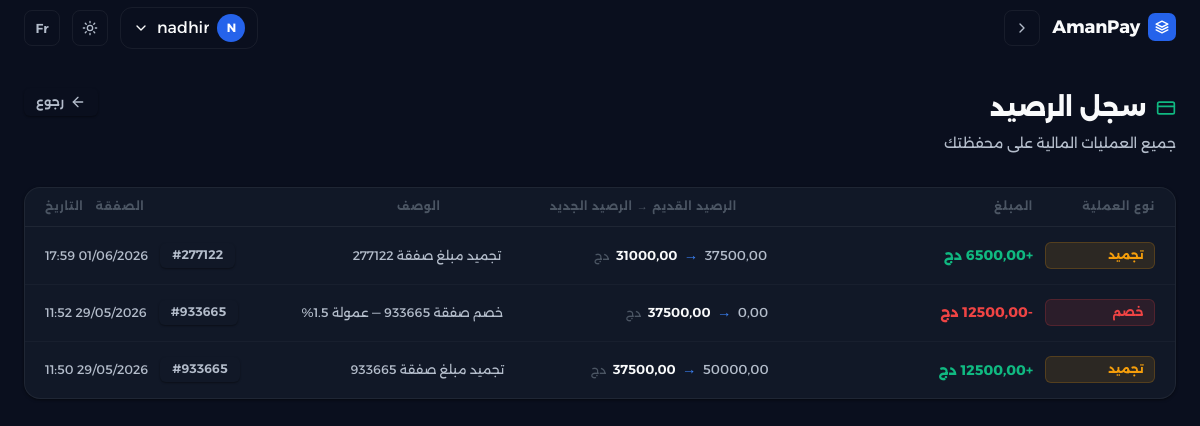
The page /transactions/wallet/history/ (signed in) on the database its author committed.
### accounts/models.py (models this page shows, shortened)
class User(AbstractUser):
    class Role(models.TextChoices):
        BUYER = 'BUYER', _('مشتري')
        SELLER = 'SELLER', _('بائع')
        DELIVERY = 'DELIVERY', _('شركة توصيل')
    role = models.CharField(
        max_length=10,
        choices=Role.choices,
        verbose_name=_('الدور'),
    )
    phone = models.CharField(
        max_length=20,
        blank=True,
        verbose_name=_('رقم الهاتف'),
    )
    store_name = models.CharField(
        max_length=150,
        blank=True,
        verbose_name=_('اسم المتجر'),
    )
    store_description = models.TextField(
        blank=True,
        verbose_name=_('وصف المتجر'),
    )
    national_id = models.CharField(
        max_length=18,
        blank=True,
        null=True,
        verbose_name=_('رقم التعريف الوطني'),
    )
    commercial_register = models.CharField(
        max_length=20,
        blank=True,
        null=True,
        verbose_name=_('رقم السجل التجاري'),
    )
    company_name = models.CharField(
        max_length=150,
        blank=True,
        verbose_name=_('اسم شركة التوصيل'),
    )
    company_registration = models.CharField(
        max_length=100,
        blank=True,
        verbose_name=_('رقم تسجيل الشركة'),
    )
    is_verified = models.BooleanField(
        default=False,
        verbose_name=_('موثق'),
    )
    class Meta:
        verbose_name = _('مستخدم')
        verbose_name_plural = _('المستخدمون')

class WalletTransaction(models.Model):
    TYPE_CHOICES = [
        ('CREDIT',   _('إيداع')),
        ('DEBIT',    _('خصم')),
        ('FREEZE',   _('تجميد')),
        ('UNFREEZE', _('فك تجميد')),
        ('RELEASE',  _('تحرير')),
    ]
    wallet = models.ForeignKey(
        Wallet,
        on_delete=models.CASCADE,
        related_name='transactions_log',
        verbose_name=_('المحفظة'),
    )
    transaction = models.ForeignKey(
        'transactions.Transaction',
        on_delete=models.SET_NULL,
        null=True,
        blank=True,
        verbose_name=_('الصفقة'),
    )
    type = models.CharField(
        max_length=10,
        choices=TYPE_CHOICES,
        verbose_name=_('النوع'),
    )
    amount = models.DecimalField(
        max_digits=12,
        decimal_places=2,
        verbose_name=_('المبلغ'),
    )
    balance_before = models.DecimalField(
        max_digits=12,
        decimal_places=2,
        default=0,
        verbose_name=_('الرصيد قبل العملية'),
    )
    balance_after = models.DecimalField(
        max_digits=12,
        decimal_places=2,
        verbose_name=_('الرصيد بعد العملية'),
    )
    description = models.CharField(
        max_length=255,
        verbose_name=_('الوصف'),
    )
    created_at = models.DateTimeField(auto_now_add=True, verbose_name=_('التاريخ'))
    class Meta:
        verbose_name = _('سجل المحفظة')
        verbose_name_plural = _('سجلات المحفظة')
        ordering = ['-created_at']

### transactions/models.py (models this page shows, shortened)
class Transaction(models.Model):
    class Status(models.TextChoices):
        PENDING = 'PENDING', _('في الانتظار')
        FUNDED = 'FUNDED', _('ممول')
        SHIPPED = 'SHIPPED', _('تم الشحن')
        DELIVERED = 'DELIVERED', _('تم التسليم')
        COMPLETED = 'COMPLETED', _('مكتمل')
        DISPUTED = 'DISPUTED', _('متنازع عليه')
        REFUNDED = 'REFUNDED', _('مسترجع')
        CANCELLED = 'CANCELLED', _('ملغى')
    code = models.CharField(
        max_length=6,
        unique=True,
        default=_generate_transaction_code,
        editable=False,
        verbose_name=_('كود المعاملة'),
    )
    seller = models.ForeignKey(
        settings.AUTH_USER_MODEL,
        on_delete=models.PROTECT,
        related_name='sales',
        verbose_name=_('البائع'),
    )
    buyer = models.ForeignKey(
        settings.AUTH_USER_MODEL,
        on_delete=models.SET_NULL,
        related_name='purchases',
        null=True,
        blank=True,
        verbose_name=_('المشتري'),
    )
    delivery_company = models.ForeignKey(
        settings.AUTH_USER_MODEL,
        on_delete=models.SET_NULL,
        null=True,
        blank=True,
        related_name='deliveries',
        verbose_name=_('شركة التوصيل'),
    )
    product_name = models.CharField(
        max_length=255,
        verbose_name=_('اسم المنتج'),
    )
    description = models.TextField(
        blank=True,
        verbose_name=_('الوصف'),
    )
    amount = models.DecimalField(
        max_digits=12,
        decimal_places=2,
        verbose_name=_('المبلغ'),
    )
    status = models.CharField(
        max_length=10,
        choices=Status.choices,
        default=Status.PENDING,
        verbose_name=_('الحالة'),
    )
    created_at = models.DateTimeField(auto_now_add=True, verbose_name=_('تاريخ الإنشاء'))
    updated_at = models.DateTimeField(auto_now=True, verbose_name=_('تاريخ التحديث'))
    release_date = models.DateTimeField(
        null=True,
        blank=True,
        verbose_name=_('تاريخ الإفراج عن المبلغ'),
    )
    dispute_reason = models.TextField(
        null=True,
        blank=True,
        verbose_name=_('وصف النزاع'),
    )
    dispute_opened_by = models.ForeignKey(
        settings.AUTH_USER_MODEL,
        on_delete=models.SET_NULL,
        null=True,
        blank=True,
        related_name='disputes_opened',
        verbose_name=_('فاتح النزاع'),
    )
    dispute_opened_at = models.DateTimeField(
        null=True,
        blank=True,
        verbose_name=_('تاريخ فتح النزاع'),
    )
    dispute_acknowledged_at = models.DateTimeField(
        null=True,
        blank=True,
        verbose_name=_('تاريخ الاطلاع على النزاع'),
    )
    dispute_acknowledged_by = models.ForeignKey(
        settings.AUTH_USER_MODEL,
        on_delete=models.SET_NULL,
        null=True,
        blank=True,
        related_name='disputes_acknowledged',
        verbose_name=_('من اطّلع على النزاع'),
    )
    class Meta:
        verbose_name = _('معاملة')
        verbose_name_plural = _('المعاملات')
        ordering = ['-created_at']

### transactions/views.py (the view)
# urls.py: path('wallet/history/',                      views.wallet_history,      name='wallet_history'),
@login_required
def wallet_history(request):
    wallet, _created = Wallet.objects.get_or_create(
        user=request.user,
        defaults={'balance': 50000, 'frozen_balance': 0},
    )
    logs = wallet.transactions_log.select_related('transaction').all()
    return render(request, 'accounts/wallet_history.html', {'logs': logs})

### templates/accounts/wallet_history.html (shortened to what this page needs)
{% extends "base.html" %}
{% load i18n %}
{% block content %}
<div class="page-header">
  <div>
    <h1>
      <svg class="icon" viewBox="0 0 24 24" fill="none" stroke="currentColor" stroke-width="2" stroke-linecap="round" stroke-linejoin="round" style="color:var(--green);"><rect x="2" y="5" width="20" height="14" rx="2"/><line x1="2" y1="10" x2="22" y2="10"/></svg>
      {% trans "سجل الرصيد" %}
    </h1>
    <p>{% trans "جميع العمليات المالية على محفظتك" %}</p>
  </div>
  <button onclick="goBack()" class="btn btn-ghost btn-sm">
    <svg class="icon-sm" viewBox="0 0 24 24" fill="none" stroke="currentColor" stroke-width="2" stroke-linecap="round" stroke-linejoin="round"><line x1="19" y1="12" x2="5" y2="12"/><polyline points="12 19 5 12 12 5"/></svg>
    {% trans "رجوع" %}
  </button>
</div>
<div class="glass">
  {% if logs %}
    <div class="log-header">
      <span>{% trans "نوع العملية" %}</span>
      <span>{% trans "المبلغ" %}</span>
      <span>{% trans "الرصيد القديم" %} → {% trans "الرصيد الجديد" %}</span>
      <span>{% trans "الوصف" %}</span>
      <span>{% trans "الصفقة" %}</span>
      <span>{% trans "التاريخ" %}</span>
    </div>
    {% for entry in logs %}
    <div class="log-row">
      <span class="type-badge type-{{ entry.type|lower }}">{{ entry.get_type_display }}</span>
      {% if entry.type in "CREDIT,UNFREEZE,RELEASE" %}
        <span class="amount-pos">+{{ entry.amount }} {% trans "دج" %}</span>
      {% else %}
        <span class="amount-neg">-{{ entry.amount }} {% trans "دج" %}</span>
      {% endif %}
      <div class="bal-flow">
        <span>{{ entry.balance_before }}</span>
        <span class="bal-arrow">→</span>
        <span style="color:var(--text);font-weight:600;">{{ entry.balance_after }}</span>
        <span style="color:var(--muted);font-size:0.75rem;">{% trans "دج" %}</span>
      </div>
      <span class="text-muted text-sm">{{ entry.description }}</span>
      <span>
        {% if entry.transaction %}
          <a href="{% url 'transactions:detail' entry.transaction.pk %}" class="btn btn-ghost btn-sm">
            #{{ entry.transaction.code }}
          </a>
        {% else %}—{% endif %}
      </span>
      <span class="text-muted text-sm">{{ entry.created_at|date:"d/m/Y H:i" }}</span>
    </div>
    {% endfor %}
  {% endif %}
</div>
{% endblock %}

### templates/base.html (shortened to what this page needs)
{% load i18n %}
{% load static %}
<!DOCTYPE html>
<html lang="{{ LANGUAGE_CODE }}" dir="{% if LANGUAGE_CODE == 'ar' %}rtl{% else %}ltr{% endif %}">
<head>
  <link rel="stylesheet" href="{% static 'css/design-system.css' %}">
</head>
<body>
<nav class="navbar">
  {% load i18n %}{% get_current_language as CURRENT_LANG %}
  <div class="navbar-start">
    <a href="{% url 'accounts:home_redirect' %}" class="navbar-brand">
      <span class="brand-icon">
        <svg width="14" height="14" viewBox="0 0 24 24" fill="none" stroke="currentColor" stroke-width="2.5" stroke-linecap="round" stroke-linejoin="round"><path d="M12 2L2 7l10 5 10-5-10-5z"/><path d="M2 17l10 5 10-5"/><path d="M2 12l10 5 10-5"/></svg>
      </span>
      AmanPay
    </a>
    {% if request.resolver_match.url_name != 'landing' %}
      <button onclick="goBack()" type="button" class="navbar-btn" title="{% trans 'رجوع' %}">
        <svg class="icon-sm" viewBox="0 0 24 24" fill="none" stroke="currentColor" stroke-width="2" stroke-linecap="round" stroke-linejoin="round">
          {% if LANGUAGE_CODE == 'ar' %}<polyline points="9 18 15 12 9 6"/>{% else %}<polyline points="15 18 9 12 15 6"/>{% endif %}
        </svg>
      </button>
    {% endif %}
  </div>
  <div class="navbar-actions">
    {% if user.is_authenticated %}
      <div class="user-dropdown" id="userDropdown">
        <button type="button" class="user-dropdown-toggle" aria-haspopup="true" aria-expanded="false">
          <span class="navbar-avatar">{{ user.username|first|upper }}</span>
          <span class="navbar-user-name">{{ user.username }}</span>
          <svg class="icon-sm" viewBox="0 0 24 24" fill="none" stroke="currentColor" stroke-width="2" stroke-linecap="round" stroke-linejoin="round"><polyline points="6 9 12 15 18 9"/></svg>
        </button>
      </div>
    {% endif %}
    <button id="themeToggle" class="navbar-btn" type="button"
            title="{% trans 'تبديل المظهر' %}" aria-label="{% trans 'تبديل المظهر' %}">
      <svg class="icon-sun icon-sm" viewBox="0 0 24 24" fill="none" stroke="currentColor" stroke-width="2" stroke-linecap="round" stroke-linejoin="round"><circle cx="12" cy="12" r="4"/><path d="M12 2v2M12 20v2M4.93 4.93l1.41 1.41M17.66 17.66l1.41 1.41M2 12h2M20 12h2M6.34 17.66l-1.41 1.41M19.07 4.93l-1.41 1.41"/></svg>
    </button>
    {% if CURRENT_LANG == 'fr' %}
      <form action="/i18n/setlang/" method="post" style="display:inline">
        {% csrf_token %}
        <input name="next" type="hidden" value="{{ request.get_full_path|slice:'3:' }}">
        <input name="language" type="hidden" value="ar">
        <button class="navbar-btn" type="submit">ع</button>
      </form>
    {% else %}
      <form action="/i18n/setlang/" method="post" style="display:inline">
        <button class="navbar-btn" type="submit">Fr</button>
      </form>
    {% endif %}
  </div>
</nav>
<div class="main">
  {% block content %}{% endblock %}
</div>
  {% get_current_language as CURRENT_LANG %}
    {% get_current_language as LANG %}
</body>
</html>

### static/css/design-system.css (style rules this page uses)
:root { --font-family: 'Alexandria', 'IBM Plex Sans Arabic', sans-serif; --bg-primary: #0A0F1E; --bg-secondary: #0D1530; --bg-card: #111827; --bg-card-hover: #1A2235; --bg-input: #0D1530; --blue-primary: #2563EB; --blue-light: #3B82F6; --blue-glow: rgba(37,99,235,0.15); --accent-secondary: #60A5FA; --text-primary: #F9FAFB; --text-secondary: #B4BDCB; --text-muted: #4B5563; --border: rgba(255,255,255,0.06); --border-active: rgba(37,99,235,0.5); --green: #10B981; --green-bg: rgba(16,185,129,0.1); --yellow: #F59E0B; --yellow-bg: rgba(245,158,11,0.1); --red: #EF4444; --red-bg: rgba(239,68,68,0.1); --blue-badge: #3B82F6; --blue-badge-bg: rgba(59,130,246,0.1); --purple: #8B5CF6; --purple-bg: rgba(139,92,246,0.1); --shadow-sm: 0 1px 3px rgba(0,0,0,0.5); --shadow-md: 0 10px 30px rgba(0,0,0,0.6); --shadow-blue: 0 0 30px rgba(37,99,235,0.15); --radius-sm: 8px; --radius-md: 12px; --radius-lg: 16px; --transition: all 0.2s ease; --fs-hero: clamp(2.2rem, 5vw, 3.5rem); --fw-hero: 800; --lh-hero: 1.1; --fs-section: clamp(1.6rem, 3vw, 2.25rem); --fw-section: 700; --fs-card-title: 1.125rem; --fw-card-title: 600; --fs-body: 1rem; --space-1: 8px; --space-2: 16px; --space-3: 24px; --space-4: 32px; }
html, body { overflow-x: hidden; max-width: 100%; }
img, svg { max-width: 100%; height: auto; }
.btn-primary, .btn-ghost, .btn-danger { display: inline-flex; align-items: center; justify-content: center; gap: 6px; padding: 10px 20px; font-family: inherit; font-size: 14px; font-weight: 600; line-height: 1; border-radius: var(--radius-sm); border: 1px solid transparent; cursor: pointer; text-decoration: none; transition: var(--transition); }
.btn-ghost { background: transparent; border-color: var(--border); color: var(--text-secondary); }
.navbar { position: sticky; top: 0; z-index: 100; display: flex; align-items: center; justify-content: space-between; height: 56px; padding: 0 24px; background: transparent; border-bottom: 1px solid transparent; transition: background 0.3s ease, box-shadow 0.3s ease, border-color 0.3s ease, backdrop-filter 0.3s ease; }
.navbar-start { display: flex; align-items: center; gap: 12px; }
.navbar-brand { display: flex; align-items: center; gap: 8px; font-size: 18px; font-weight: 700; color: var(--text-primary); text-decoration: none; letter-spacing: -0.01em; }
.navbar-brand .brand-icon { width: 28px; height: 28px; flex-shrink: 0; display: flex; align-items: center; justify-content: center; background: var(--blue-primary); color: #fff; border-radius: 7px; }
.navbar-actions { display: flex; align-items: center; gap: 12px; }
.navbar-btn { display: inline-flex; align-items: center; justify-content: center; width: 36px; height: 36px; padding: 0; background: transparent; border: 1px solid var(--border); border-radius: var(--radius-sm); color: var(--text-secondary); font-family: inherit; font-size: 13px; font-weight: 600; cursor: pointer; text-decoration: none; transition: var(--transition); }
.navbar-avatar { width: 28px; height: 28px; flex-shrink: 0; display: flex; align-items: center; justify-content: center; border-radius: 50%; background: var(--blue-primary); color: #fff; font-size: 12px; font-weight: 700; }
.navbar-user-name { max-width: 90px; overflow: hidden; text-overflow: ellipsis; white-space: nowrap; }
.user-dropdown { position: relative; }
.user-dropdown-toggle { display: flex; align-items: center; gap: 8px; background: transparent; border: 1px solid var(--border); padding: 6px 12px; border-radius: var(--radius-md); cursor: pointer; color: var(--text-primary); font-family: inherit; font-size: var(--fs-body); transition: all 0.2s ease; }
.icon { width: 20px; height: 20px; stroke-width: 2; fill: none; stroke: currentColor; stroke-linecap: round; stroke-linejoin: round; vertical-align: middle; flex-shrink: 0; }
.icon-sm { width: 16px; height: 16px; }

### rows shown on the page
User: username|first "N", username "nadhir"
WalletTransaction: type "تجميد", balance_before "37500,00", balance_after "31000,00", description "تجميد مبلغ صفقة 277122", transaction.code "277122", created_at "01/06/2026 17:59"
WalletTransaction: type "خصم", amount "12500,00", balance_before "0,00", balance_after "37500,00", description "خصم صفقة 933665 — عمولة 1.5%", transaction.code "933665", created_at "29/05/2026 11:52"
WalletTransaction: type "تجميد", amount "12500,00", balance_before "50000,00", balance_after "37500,00", description "تجميد مبلغ صفقة 933665", transaction.code "933665", created_at "29/05/2026 11:50"
